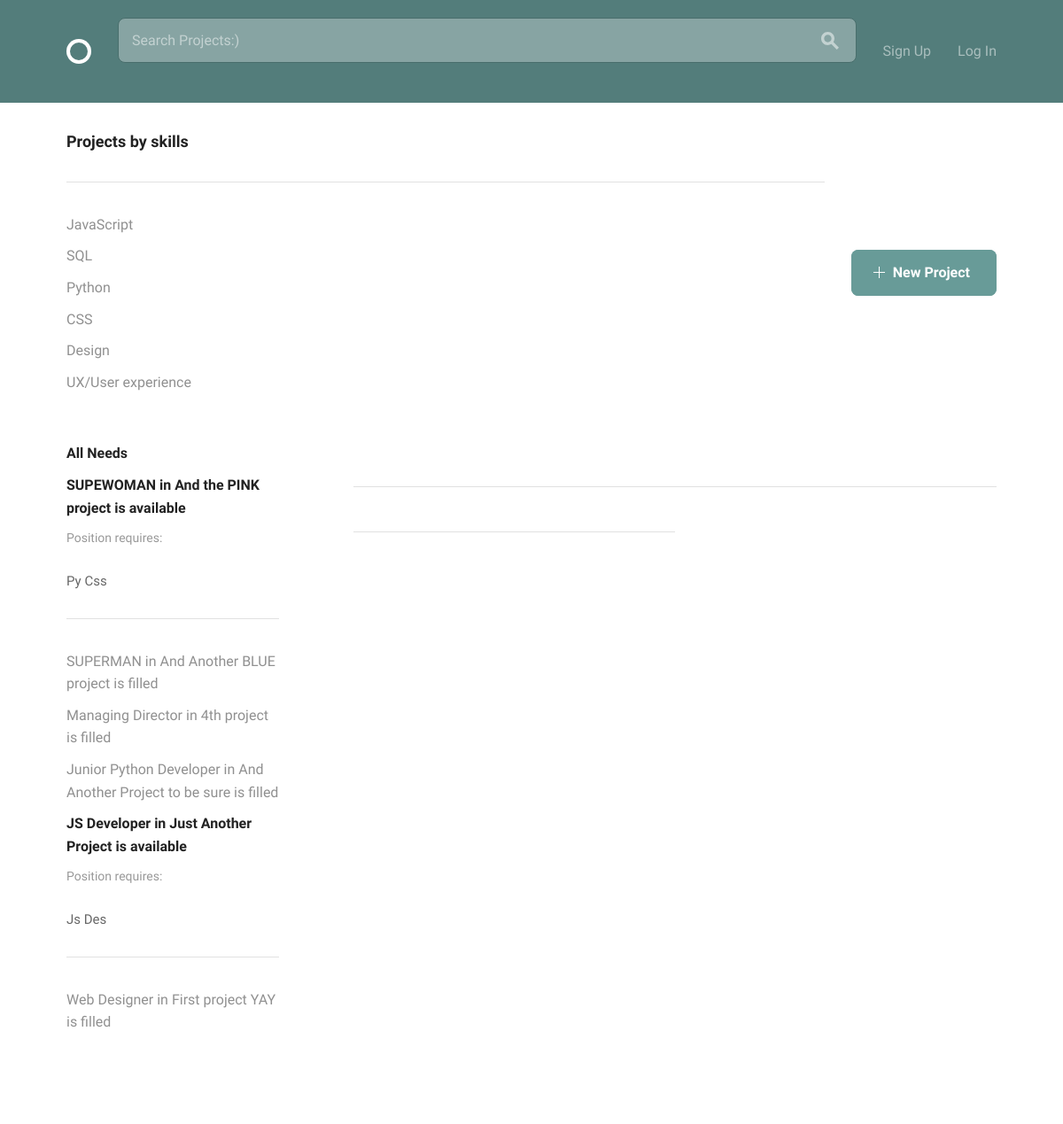
Before: / with the older database file.
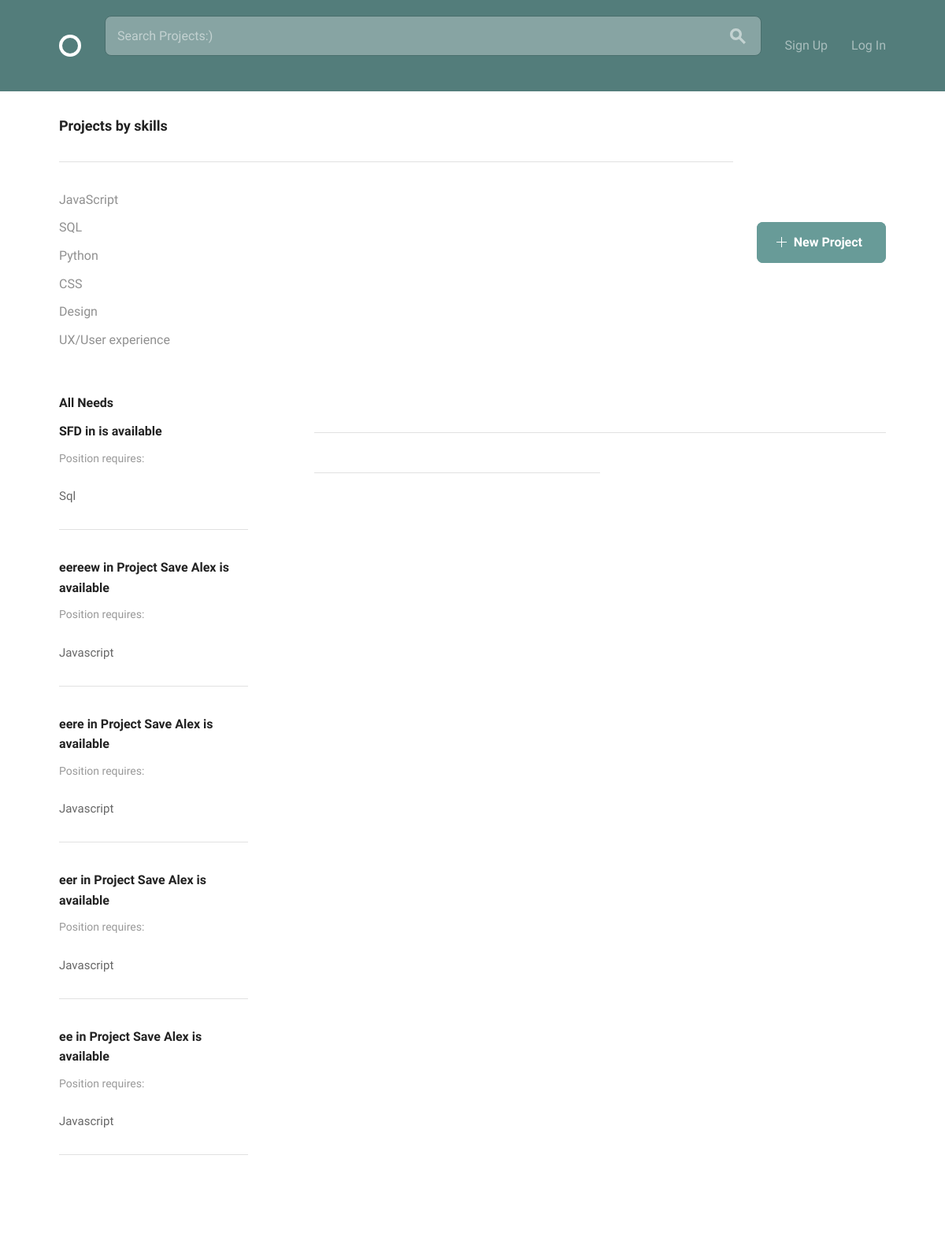
After: the same page with the newer database file.
### projects/models.py (models this page shows, shortened)
class Position(models.Model):
    title = models.CharField(max_length=100, unique=True)
    project = models.ForeignKey(
        Project,
        on_delete=models.CASCADE,
        related_name='positions'
        )
    content = models.TextField()
    date_posted = models.DateTimeField(default=timezone.now)
    position_status = models.BooleanField(default=False)
    skills = models.ManyToManyField(
        'accounts.Skill',
        blank=True)
    def __str__(self):
        return self.title
    class Meta:
        ordering = ['-date_posted']

class Project(models.Model):
    title = models.CharField(max_length=100, unique=True)
    content = models.TextField(blank=True)
    slug = models.SlugField(max_length=100, unique=True)
    date_posted = models.DateTimeField(default=timezone.now)
    author = models.ForeignKey(
        settings.AUTH_USER_MODEL,
        on_delete=models.CASCADE,
    )
    position = models.ManyToManyField(
        'Position',
        blank=True,
        related_name='projects')
    project_status = models.BooleanField(default=False)
    project_timeline = models.TextField(max_length=200, blank=True)
    applicant_requirements = models.TextField(
                                            max_length=200,
                                            default='Applicants are required '
                                            'to be passionate about what they do'
                                            )
    def __str__(self):
        return self.title
    def slug(self):
        return slugify(self.title)
    class Meta:
        ordering = ['-date_posted']
        verbose_name = 'Project'
        verbose_name_plural = 'Projects'

### accounts/models.py (models this page shows)
class Skill(models.Model):
    JS = 'JavaScript'
    SQL = 'SQL'
    PYTHON = 'Python'
    CSS = 'CSS'
    DESIGN = 'Design'
    UX = 'UX'
    SKILLS_LIST = (
        (JS , "JavaScript"),
        (SQL , "SQL Databases"),
        (PYTHON, "Python"),
        (CSS, 'CSS'),
        (DESIGN, 'Design'),
        (UX, 'User experience'),
    )
    name = models.CharField(choices=SKILLS_LIST, max_length=10, default=JS)
    def __str__(self):
        return self.name.title()

### my_project12_v1/views.py (the view)
# urls.py: path('', HomeView.as_view(), name='home'),
class HomeView(ListView):
    model = Project
    template_name = 'index.html'
    context_object_name = 'all_projects'

### templates/index.html (shortened to what this page needs)
{% extends 'layout.html' %}
{% block content %}
  <div class="bounds circle--page">
    <div class="circle--page--header circle--fluid">
      <div class="circle--fluid--cell circle--fluid--primary">
        <h3>Projects by skills </h3>
        <hr>
        <ul class="circle--filter--list">
          <li><a class="" href="projects/search/?q=javascript">JavaScript</a></li>
          <li><a class="" href="projects/search/?q=sql">SQL</a></li>
          <li><a class="" href="projects/search/?q=python">Python</a></li>
          <li><a class="" href="projects/search/?q=css">CSS</a></li>
          <li><a class="" href="projects/search/?q=design">Design</a></li>
          <li><a class="" href="projects/search/?q=ux">UX/User experience</a></li>
        </div>
      <div class="circle--fluid--cell circle--fluid--secondary">
        <a class="button button-primary icon-on-left" href="{% url 'projects:project_create' %}">
          <svg version="1.1" xmlns="http://www.w3.org/2000/svg" xmlns:xlink="http://www.w3.org/1999/xlink" x="0px" y="0px" viewBox="0 0 13 13" style="enable-background:new 0 0 13 13;" xml:space="preserve" class="add">
            <polygon points="7,6 7,0 6,0 6,6 0,6 0,7 6,7 6,13 7,13 7,7 13,7 13,6 "/>
          </svg>
          New Project
        </a>
      </div>
    </div>
    <div class="grid-25">
      <div class="circle--filter circle--secondary--module">
        <ul class="circle--filter--list">
          <li><a class="selected">All Needs</a></li>
          {% for object in all_projects %}
            {% for position in object.position.all %}
              {% if position.position_status == False %}
                <li><a class='selected' href="{% url 'projects:project_detail' pk=object.pk %}">{{ position }} in {{ object }} is available</a></li>
                <p>Position requires: </p>
                  {% for skill in position.skills.all %}
                  <span>{{ skill }}</span>
                  {% endfor %}
                    <hr>
              {% endif %}
              {% if position.position_status == True %}
                <li><a>{{ position }} in {{ object }} is filled</a></li>
              {% endif %}
            {% endfor %}
          {% endfor %}
        </ul>
      </div>
    </div>
    <div class="grid-70 grid-push-5">
      <table class="u-full-width circle--table">
        <tbody>
          <tr class="clickable-row" data-href="project.html">
            <td>
            <td class="circle--cell--right">
            </td>
          </tr>
            <td class="circle--cell--right">
            </td>
        </tbody>
      </table>
    </div>
  </div>
{% endblock %}

Changed rows visible on the page:
removed Project: title "And the PINK project"
no longer on this page (row edited): Position: title "SUPEWOMAN"
no longer on this page (row edited): Skill: name "Py", shown under "SUPEWOMAN"
no longer on this page (row edited): Skill: name "Css", shown under "SUPEWOMAN"
removed Project: title "And Another BLUE project"
no longer on this page (row edited): Position: title "SUPERMAN"
removed Project: title "4th project"
no longer on this page (row edited): Position: title "Managing Director"
removed Project: title "And Another Project to be sure"
removed Position: title "Junior Python Developer"
removed Position: title "JS Developer", {{ object }} "Just Another Project", Skill (name "Js"), shown under Project (number 1 of 2 on the later page)
removed Position: title "Web Designer", {{ object }} "First project YAY", shown under Project "First project YAY"
added Position: title "SFD", shown under Project (number 1 of 2 on the later page)
now on this page (row edited): Skill: name "Sql", shown under "SFD"
changed Project: gains Position (title "eereew", {{ object }} "Project Save Alex", Skill (name "Javascript"))
added Position: title "eere", {{ object }} "Project Save Alex", Skill (name "Javascript"), shown under Project "Project Save Alex"
added Position: title "eer", {{ object }} "Project Save Alex", Skill (name "Javascript"), shown under Project "Project Save Alex"
changed Position: loses Skill (name "Des")
added Position: title "ee", {{ object }} "Project Save Alex", Skill (name "Javascript"), shown under Project "Project Save Alex"
